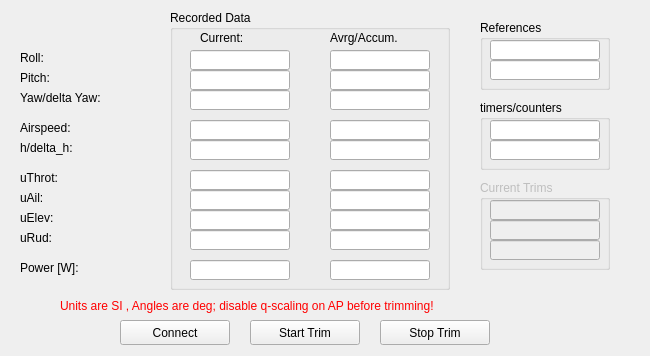
<?xml version="1.0" encoding="UTF-8"?>
<ui version="4.0">
 <class>AutoTrim</class>
 <widget class="QWidget" name="AutoTrim">
  <property name="geometry">
   <rect>
    <x>0</x>
    <y>0</y>
    <width>650</width>
    <height>356</height>
   </rect>
  </property>
  <property name="windowTitle">
   <string>Form</string>
  </property>
  <widget class="QPushButton" name="pb_StartTrim">
   <property name="geometry">
    <rect>
     <x>250</x>
     <y>320</y>
     <width>110</width>
     <height>25</height>
    </rect>
   </property>
   <property name="text">
    <string>Start Trim</string>
   </property>
  </widget>
  <widget class="QPushButton" name="pb_StopTrim">
   <property name="geometry">
    <rect>
     <x>380</x>
     <y>320</y>
     <width>110</width>
     <height>25</height>
    </rect>
   </property>
   <property name="text">
    <string>Stop Trim</string>
   </property>
  </widget>
  <widget class="QGroupBox" name="gb_Data">
   <property name="geometry">
    <rect>
     <x>170</x>
     <y>10</y>
     <width>280</width>
     <height>280</height>
    </rect>
   </property>
   <property name="title">
    <string>Recorded Data</string>
   </property>
   <widget class="QLineEdit" name="e_delta_yaw">
    <property name="geometry">
     <rect>
      <x>160</x>
      <y>80</y>
      <width>100</width>
      <height>20</height>
     </rect>
    </property>
   </widget>
   <widget class="QLineEdit" name="e_avg_uAil">
    <property name="geometry">
     <rect>
      <x>160</x>
      <y>180</y>
      <width>100</width>
      <height>20</height>
     </rect>
    </property>
   </widget>
   <widget class="QLineEdit" name="e_delta_h">
    <property name="geometry">
     <rect>
      <x>160</x>
      <y>130</y>
      <width>100</width>
      <height>20</height>
     </rect>
    </property>
   </widget>
   <widget class="QLineEdit" name="e_avg_uThrot">
    <property name="geometry">
     <rect>
      <x>160</x>
      <y>160</y>
      <width>100</width>
      <height>20</height>
     </rect>
    </property>
   </widget>
   <widget class="QLineEdit" name="e_avg_uRud">
    <property name="geometry">
     <rect>
      <x>160</x>
      <y>220</y>
      <width>100</width>
      <height>20</height>
     </rect>
    </property>
   </widget>
   <widget class="QLineEdit" name="e_avg_uElev">
    <property name="geometry">
     <rect>
      <x>160</x>
      <y>200</y>
      <width>100</width>
      <height>20</height>
     </rect>
    </property>
   </widget>
   <widget class="QLineEdit" name="e_avg_roll">
    <property name="geometry">
     <rect>
      <x>160</x>
      <y>40</y>
      <width>100</width>
      <height>20</height>
     </rect>
    </property>
   </widget>
   <widget class="QLineEdit" name="e_avg_airspeed">
    <property name="geometry">
     <rect>
      <x>160</x>
      <y>110</y>
      <width>100</width>
      <height>20</height>
     </rect>
    </property>
   </widget>
   <widget class="QLineEdit" name="e_avg_pitch">
    <property name="geometry">
     <rect>
      <x>160</x>
      <y>60</y>
      <width>100</width>
      <height>20</height>
     </rect>
    </property>
   </widget>
   <widget class="QLineEdit" name="e_cur_uThrot">
    <property name="geometry">
     <rect>
      <x>20</x>
      <y>160</y>
      <width>100</width>
      <height>20</height>
     </rect>
    </property>
   </widget>
   <widget class="QLineEdit" name="e_cur_uElev">
    <property name="geometry">
     <rect>
      <x>20</x>
      <y>200</y>
      <width>100</width>
      <height>20</height>
     </rect>
    </property>
   </widget>
   <widget class="QLineEdit" name="e_cur_yaw">
    <property name="geometry">
     <rect>
      <x>20</x>
      <y>80</y>
      <width>100</width>
      <height>20</height>
     </rect>
    </property>
   </widget>
   <widget class="QLineEdit" name="e_cur_airspeed">
    <property name="geometry">
     <rect>
      <x>20</x>
      <y>110</y>
      <width>100</width>
      <height>20</height>
     </rect>
    </property>
   </widget>
   <widget class="QLineEdit" name="e_cur_pitch">
    <property name="geometry">
     <rect>
      <x>20</x>
      <y>60</y>
      <width>100</width>
      <height>20</height>
     </rect>
    </property>
   </widget>
   <widget class="QLineEdit" name="e_cur_roll">
    <property name="geometry">
     <rect>
      <x>20</x>
      <y>40</y>
      <width>100</width>
      <height>20</height>
     </rect>
    </property>
   </widget>
   <widget class="QLineEdit" name="e_cur_uRud">
    <property name="geometry">
     <rect>
      <x>20</x>
      <y>220</y>
      <width>100</width>
      <height>20</height>
     </rect>
    </property>
   </widget>
   <widget class="QLineEdit" name="e_cur_uAil">
    <property name="geometry">
     <rect>
      <x>20</x>
      <y>180</y>
      <width>100</width>
      <height>20</height>
     </rect>
    </property>
   </widget>
   <widget class="QLineEdit" name="e_cur_h">
    <property name="geometry">
     <rect>
      <x>20</x>
      <y>130</y>
      <width>100</width>
      <height>20</height>
     </rect>
    </property>
   </widget>
   <widget class="QLabel" name="label">
    <property name="geometry">
     <rect>
      <x>30</x>
      <y>20</y>
      <width>70</width>
      <height>15</height>
     </rect>
    </property>
    <property name="text">
     <string>Current:</string>
    </property>
   </widget>
   <widget class="QLabel" name="label_2">
    <property name="geometry">
     <rect>
      <x>160</x>
      <y>20</y>
      <width>100</width>
      <height>15</height>
     </rect>
    </property>
    <property name="text">
     <string>Avrg/Accum.</string>
    </property>
   </widget>
   <widget class="QLineEdit" name="e_cur_power">
    <property name="geometry">
     <rect>
      <x>20</x>
      <y>250</y>
      <width>100</width>
      <height>20</height>
     </rect>
    </property>
   </widget>
   <widget class="QLineEdit" name="e_avg_power">
    <property name="geometry">
     <rect>
      <x>160</x>
      <y>250</y>
      <width>100</width>
      <height>20</height>
     </rect>
    </property>
   </widget>
  </widget>
  <widget class="QLabel" name="l_Notes_Text">
   <property name="geometry">
    <rect>
     <x>60</x>
     <y>290</y>
     <width>581</width>
     <height>31</height>
    </rect>
   </property>
   <property name="palette">
    <palette>
     <active>
      <colorrole role="WindowText">
       <brush brushstyle="SolidPattern">
        <color alpha="255">
         <red>255</red>
         <green>0</green>
         <blue>0</blue>
        </color>
       </brush>
      </colorrole>
      <colorrole role="Text">
       <brush brushstyle="SolidPattern">
        <color alpha="255">
         <red>255</red>
         <green>0</green>
         <blue>0</blue>
        </color>
       </brush>
      </colorrole>
      <colorrole role="ButtonText">
       <brush brushstyle="SolidPattern">
        <color alpha="255">
         <red>255</red>
         <green>0</green>
         <blue>0</blue>
        </color>
       </brush>
      </colorrole>
     </active>
     <inactive>
      <colorrole role="WindowText">
       <brush brushstyle="SolidPattern">
        <color alpha="255">
         <red>255</red>
         <green>0</green>
         <blue>0</blue>
        </color>
       </brush>
      </colorrole>
      <colorrole role="Text">
       <brush brushstyle="SolidPattern">
        <color alpha="255">
         <red>255</red>
         <green>0</green>
         <blue>0</blue>
        </color>
       </brush>
      </colorrole>
      <colorrole role="ButtonText">
       <brush brushstyle="SolidPattern">
        <color alpha="255">
         <red>255</red>
         <green>0</green>
         <blue>0</blue>
        </color>
       </brush>
      </colorrole>
     </inactive>
     <disabled>
      <colorrole role="WindowText">
       <brush brushstyle="SolidPattern">
        <color alpha="255">
         <red>120</red>
         <green>120</green>
         <blue>120</blue>
        </color>
       </brush>
      </colorrole>
      <colorrole role="Text">
       <brush brushstyle="SolidPattern">
        <color alpha="255">
         <red>120</red>
         <green>120</green>
         <blue>120</blue>
        </color>
       </brush>
      </colorrole>
      <colorrole role="ButtonText">
       <brush brushstyle="SolidPattern">
        <color alpha="255">
         <red>120</red>
         <green>120</green>
         <blue>120</blue>
        </color>
       </brush>
      </colorrole>
     </disabled>
    </palette>
   </property>
   <property name="text">
    <string>Units are SI , Angles are deg; disable q-scaling on AP before trimming!</string>
   </property>
  </widget>
  <widget class="QPushButton" name="pb_Connect">
   <property name="geometry">
    <rect>
     <x>120</x>
     <y>320</y>
     <width>110</width>
     <height>25</height>
    </rect>
   </property>
   <property name="text">
    <string>Connect</string>
   </property>
  </widget>
  <widget class="QLabel" name="label_19">
   <property name="geometry">
    <rect>
     <x>20</x>
     <y>190</y>
     <width>46</width>
     <height>15</height>
    </rect>
   </property>
   <property name="text">
    <string>uAil:</string>
   </property>
  </widget>
  <widget class="QLabel" name="label_15">
   <property name="geometry">
    <rect>
     <x>20</x>
     <y>140</y>
     <width>111</width>
     <height>15</height>
    </rect>
   </property>
   <property name="text">
    <string>h/delta_h:</string>
   </property>
  </widget>
  <widget class="QLabel" name="label_16">
   <property name="geometry">
    <rect>
     <x>20</x>
     <y>210</y>
     <width>46</width>
     <height>15</height>
    </rect>
   </property>
   <property name="text">
    <string>uElev:</string>
   </property>
  </widget>
  <widget class="QLabel" name="label_11">
   <property name="geometry">
    <rect>
     <x>20</x>
     <y>50</y>
     <width>46</width>
     <height>15</height>
    </rect>
   </property>
   <property name="text">
    <string>Roll:</string>
   </property>
  </widget>
  <widget class="QLabel" name="label_13">
   <property name="geometry">
    <rect>
     <x>20</x>
     <y>90</y>
     <width>121</width>
     <height>15</height>
    </rect>
   </property>
   <property name="text">
    <string>Yaw/delta Yaw:</string>
   </property>
  </widget>
  <widget class="QLabel" name="label_17">
   <property name="geometry">
    <rect>
     <x>20</x>
     <y>230</y>
     <width>46</width>
     <height>15</height>
    </rect>
   </property>
   <property name="text">
    <string>uRud:</string>
   </property>
  </widget>
  <widget class="QLabel" name="label_18">
   <property name="geometry">
    <rect>
     <x>20</x>
     <y>170</y>
     <width>111</width>
     <height>15</height>
    </rect>
   </property>
   <property name="text">
    <string>uThrot:</string>
   </property>
  </widget>
  <widget class="QLabel" name="label_12">
   <property name="geometry">
    <rect>
     <x>20</x>
     <y>70</y>
     <width>46</width>
     <height>15</height>
    </rect>
   </property>
   <property name="text">
    <string>Pitch:</string>
   </property>
  </widget>
  <widget class="QLabel" name="label_14">
   <property name="geometry">
    <rect>
     <x>20</x>
     <y>120</y>
     <width>111</width>
     <height>15</height>
    </rect>
   </property>
   <property name="text">
    <string>Airspeed:</string>
   </property>
  </widget>
  <widget class="QGroupBox" name="gb_Refs">
   <property name="geometry">
    <rect>
     <x>480</x>
     <y>20</y>
     <width>130</width>
     <height>70</height>
    </rect>
   </property>
   <property name="title">
    <string>References</string>
   </property>
   <widget class="QLineEdit" name="e_ref_pitch">
    <property name="geometry">
     <rect>
      <x>10</x>
      <y>40</y>
      <width>110</width>
      <height>20</height>
     </rect>
    </property>
   </widget>
   <widget class="QLineEdit" name="e_ref_roll">
    <property name="geometry">
     <rect>
      <x>10</x>
      <y>20</y>
      <width>110</width>
      <height>20</height>
     </rect>
    </property>
   </widget>
  </widget>
  <widget class="QGroupBox" name="gb_CurrentTrims">
   <property name="enabled">
    <bool>false</bool>
   </property>
   <property name="geometry">
    <rect>
     <x>480</x>
     <y>180</y>
     <width>130</width>
     <height>90</height>
    </rect>
   </property>
   <property name="title">
    <string>Current Trims</string>
   </property>
   <widget class="QLineEdit" name="e_trim_uRud">
    <property name="geometry">
     <rect>
      <x>10</x>
      <y>60</y>
      <width>110</width>
      <height>20</height>
     </rect>
    </property>
   </widget>
   <widget class="QLineEdit" name="e_trim_uElev">
    <property name="geometry">
     <rect>
      <x>10</x>
      <y>40</y>
      <width>110</width>
      <height>20</height>
     </rect>
    </property>
   </widget>
   <widget class="QLineEdit" name="e_trim_uAil">
    <property name="geometry">
     <rect>
      <x>10</x>
      <y>20</y>
      <width>110</width>
      <height>20</height>
     </rect>
    </property>
   </widget>
  </widget>
  <widget class="QGroupBox" name="gb_timerscounters">
   <property name="geometry">
    <rect>
     <x>480</x>
     <y>100</y>
     <width>130</width>
     <height>70</height>
    </rect>
   </property>
   <property name="title">
    <string>timers/counters</string>
   </property>
   <widget class="QLineEdit" name="e_counters">
    <property name="geometry">
     <rect>
      <x>10</x>
      <y>40</y>
      <width>110</width>
      <height>20</height>
     </rect>
    </property>
   </widget>
   <widget class="QLineEdit" name="e_timeelapsed">
    <property name="geometry">
     <rect>
      <x>10</x>
      <y>20</y>
      <width>110</width>
      <height>20</height>
     </rect>
    </property>
   </widget>
  </widget>
  <widget class="QLabel" name="label_20">
   <property name="geometry">
    <rect>
     <x>20</x>
     <y>260</y>
     <width>111</width>
     <height>15</height>
    </rect>
   </property>
   <property name="text">
    <string>Power [W]:</string>
   </property>
  </widget>
  <zorder>pb_StartTrim</zorder>
  <zorder>pb_StopTrim</zorder>
  <zorder>gb_Data</zorder>
  <zorder>l_Notes_Text</zorder>
  <zorder>pb_Connect</zorder>
  <zorder>label_19</zorder>
  <zorder>label_15</zorder>
  <zorder>label_16</zorder>
  <zorder>label_11</zorder>
  <zorder>label_13</zorder>
  <zorder>label_17</zorder>
  <zorder>label_18</zorder>
  <zorder>label_12</zorder>
  <zorder>label_14</zorder>
  <zorder>gb_Refs</zorder>
  <zorder>gb_CurrentTrims</zorder>
  <zorder>gb_timerscounters</zorder>
  <zorder>label_20</zorder>
  <zorder>e_timeelapsed</zorder>
  <zorder>e_timeelapsed</zorder>
 </widget>
 <resources/>
 <connections/>
</ui>
